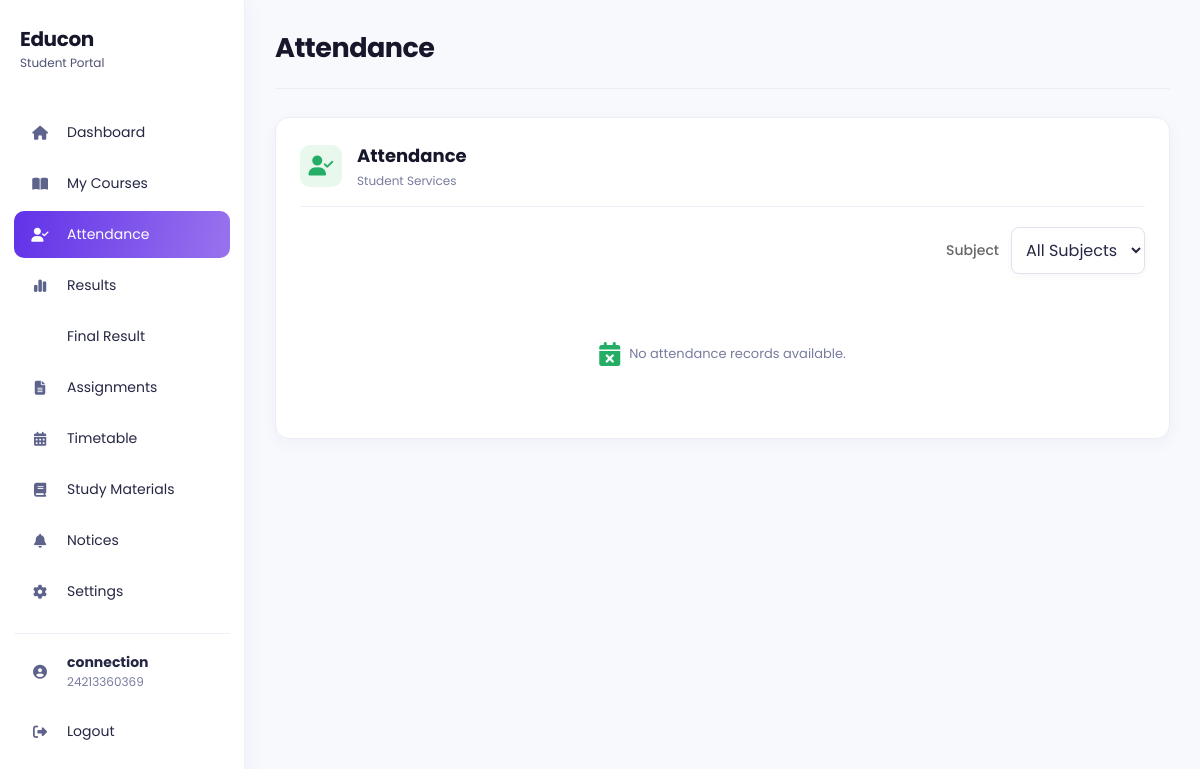
The app's page /student/attendance (signed in), older data.
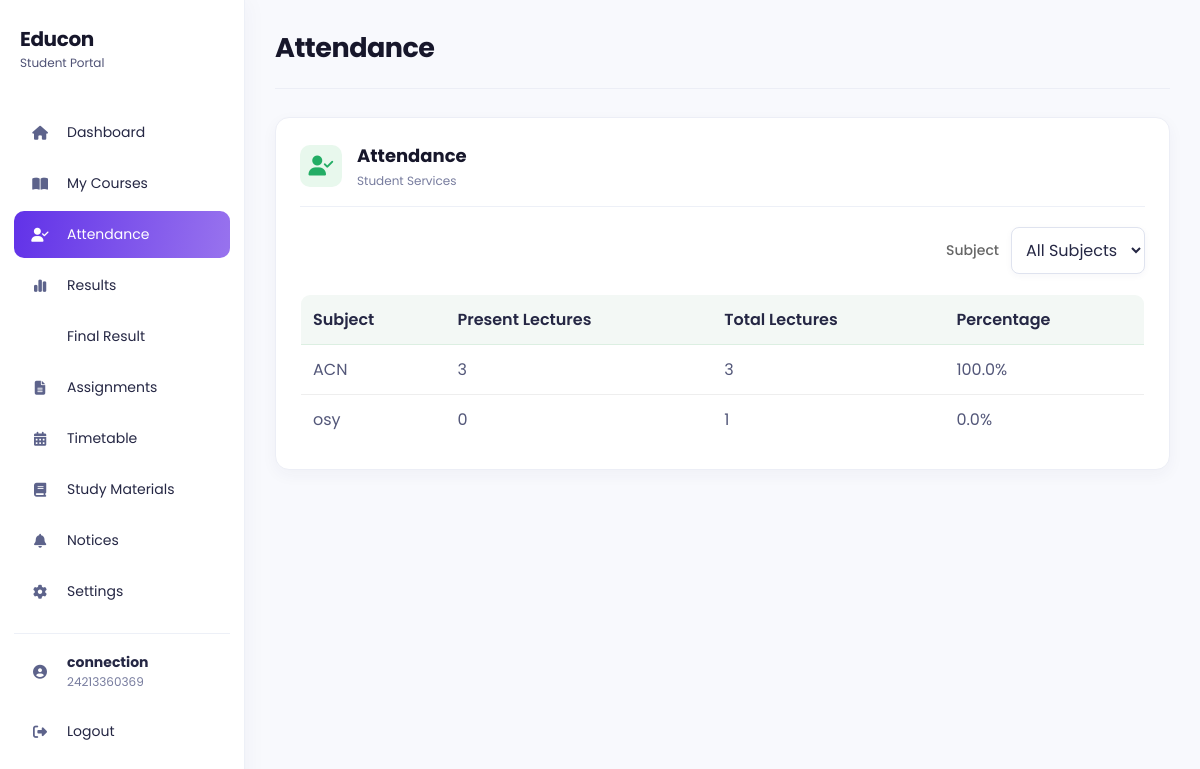
The same page, newer data.
### models/subject.py (models this page shows)
class Subject(db.Model):
    __tablename__ = "subjects"
    id = db.Column(db.Integer, primary_key=True)
    department = db.Column(db.String(100), nullable=False)
    name = db.Column(db.String(100), nullable=False)

### app.py (the view)
@app.route("/student/attendance")
def student_attendance():
    return render_student_section("attendance")

### app.py (called while the page is built)
@login_manager.user_loader
def load_user(user_id):
    try:
        return db.session.get(User, int(user_id))
    except (TypeError, ValueError):
        return None

@app.before_request
def restore_application_session():
    if current_user.is_authenticated:
        session["user_id"] = current_user.id
        session["role"] = current_user.role

def get_current_student_profile():
    if session.get("role") != "Student" or "user_id" not in session:
        return None, None
    user = db.session.get(User, session["user_id"])
    if not user or user.role != "Student":
        session.clear()
        return None, None
    student_profile = Student.query.filter_by(user_id=user.id).first()
    if not student_profile:
        student_profile = Student(user_id=user.id)
        db.session.add(student_profile)
        db.session.commit()
    return user, student_profile

### templates/student_section.html (shortened to what the changed rows need)
<!DOCTYPE html>
<html lang="en">
<head>
    <link rel="stylesheet" href="{{ url_for('static', filename='css/student.css') }}">
    <link rel="stylesheet" href="{{ url_for('static', filename='css/palette.css') }}">
    <link rel="stylesheet" href="https://cdnjs.cloudflare.com/ajax/libs/font-awesome/6.6.0/css/all.min.css">
</head>
<body class="student-section-{{ active_page }} theme-{{ current_user.theme or 'light' }} accent-{{ current_user.accent_color or 'purple' }}">
<div class="sidebar">
    <div class="logo"><h2>Educon</h2><small>Student Portal</small></div>
</div>
<main class="main">
    <div class="topbar"><h2>{% if active_page == 'library' %}My Courses{% elif active_page == 'results' %}Results{% else %}{{ section_title }}{% endif %}</h2></div>
    <section class="profile-card">
        {% if active_page == 'attendance' %}
            {% if attendance_summary %}<table><tr><th>Subject</th><th>Present Lectures</th><th>Total Lectures</th><th>Percentage</th></tr>{% for item in attendance_summary %}<tr><td>{{ item.subject }}</td><td>{{ item.present }}</td><td>{{ item.total }}</td><td>{{ item.percentage }}%</td></tr>{% endfor %}</table>{% else %}<p class="attendance-empty-message"><i class="fa-solid fa-calendar-xmark"></i><span>No attendance records available.</span></p>{% endif %}
        {% endif %}
    </section>
</main>
</body>
</html>

Row changes from the older to the newer data that the page shows:
added Subject: subject "ACN", present "3", total "3", percentage "100.0"
now on this page (row unchanged): Subject: subject "osy", present "0", total "1", percentage "0.0"
Text that changed along with them:
text no longer shown: "No attendance records available."
text now shown: "Subject Present Lectures Total Lectures Percentage"
